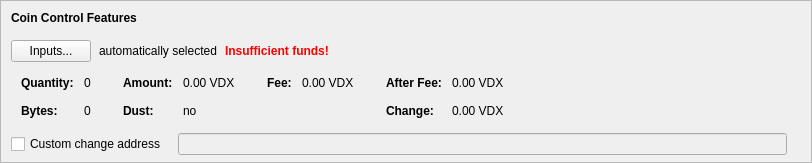
    <widget class="QFrame" name="frameCoinControl">
     <property name="sizePolicy">
      <sizepolicy hsizetype="Expanding" vsizetype="Expanding">
       <horstretch>0</horstretch>
       <verstretch>0</verstretch>
      </sizepolicy>
     </property>
     <property name="maximumSize">
      <size>
       <width>16777215</width>
       <height>16777215</height>
      </size>
     </property>
     <property name="frameShape">
      <enum>QFrame::StyledPanel</enum>
     </property>
     <property name="frameShadow">
      <enum>QFrame::Sunken</enum>
     </property>
     <layout class="QVBoxLayout" name="verticalLayoutCoinControl2">
      <property name="spacing">
       <number>0</number>
      </property>
      <property name="leftMargin">
       <number>0</number>
      </property>
      <property name="topMargin">
       <number>0</number>
      </property>
      <property name="rightMargin">
       <number>0</number>
      </property>
      <property name="bottomMargin">
       <number>6</number>
      </property>
      <item>
       <layout class="QVBoxLayout" name="verticalLayoutCoinControl" stretch="0,0,0,0,1">
        <property name="spacing">
         <number>0</number>
        </property>
        <property name="leftMargin">
         <number>10</number>
        </property>
        <property name="topMargin">
         <number>10</number>
        </property>
        <item>
         <layout class="QHBoxLayout" name="horizontalLayoutCoinControl1">
          <property name="bottomMargin">
           <number>15</number>
          </property>
          <item>
           <widget class="QLabel" name="labelCoinControlFeatures">
            <property name="sizePolicy">
             <sizepolicy hsizetype="Preferred" vsizetype="Maximum">
              <horstretch>0</horstretch>
              <verstretch>0</verstretch>
             </sizepolicy>
            </property>
            <property name="font">
             <font>
              <weight>75</weight>
              <bold>true</bold>
             </font>
            </property>
            <property name="styleSheet">
             <string notr="true">font-weight:bold;</string>
            </property>
            <property name="text">
             <string>Coin Control Features</string>
            </property>
           </widget>
          </item>
         </layout>
        </item>
        <item>
         <layout class="QHBoxLayout" name="horizontalLayoutCoinControl2" stretch="0,0,0,0">
          <property name="spacing">
           <number>8</number>
          </property>
          <property name="bottomMargin">
           <number>10</number>
          </property>
          <item>
           <widget class="QPushButton" name="pushButtonCoinControl">
            <property name="styleSheet">
             <string notr="true"/>
            </property>
            <property name="text">
             <string>Inputs...</string>
            </property>
            <property name="autoDefault">
             <bool>false</bool>
            </property>
           </widget>
          </item>
          <item>
           <widget class="QLabel" name="labelCoinControlAutomaticallySelected">
            <property name="text">
             <string>automatically selected</string>
            </property>
            <property name="margin">
             <number>5</number>
            </property>
           </widget>
          </item>
          <item>
           <widget class="QLabel" name="labelCoinControlInsuffFunds">
            <property name="font">
             <font>
              <weight>75</weight>
              <bold>true</bold>
             </font>
            </property>
            <property name="styleSheet">
             <string notr="true">color:red;font-weight:bold;</string>
            </property>
            <property name="text">
             <string>Insufficient funds!</string>
            </property>
            <property name="margin">
             <number>5</number>
            </property>
           </widget>
          </item>
          <item>
           <spacer name="horizontalSpacerCoinControl">
            <property name="orientation">
             <enum>Qt::Horizontal</enum>
            </property>
            <property name="sizeHint" stdset="0">
             <size>
              <width>40</width>
              <height>1</height>
             </size>
            </property>
           </spacer>
          </item>
         </layout>
        </item>
        <item>
         <widget class="QWidget" name="widgetCoinControl" native="true">
          <property name="sizePolicy">
           <sizepolicy hsizetype="Preferred" vsizetype="Preferred">
            <horstretch>0</horstretch>
            <verstretch>0</verstretch>
           </sizepolicy>
          </property>
          <property name="minimumSize">
           <size>
            <width>0</width>
            <height>0</height>
           </size>
          </property>
          <property name="styleSheet">
           <string notr="true"/>
          </property>
          <layout class="QHBoxLayout" name="horizontalLayoutCoinControl5">
           <property name="leftMargin">
            <number>0</number>
           </property>
           <property name="topMargin">
            <number>0</number>
           </property>
           <property name="rightMargin">
            <number>0</number>
           </property>
           <property name="bottomMargin">
            <number>0</number>
           </property>
           <item>
            <layout class="QHBoxLayout" name="horizontalLayoutCoinControl3" stretch="0,0,0,1">
             <property name="spacing">
              <number>20</number>
             </property>
             <property name="topMargin">
              <number>0</number>
             </property>
             <property name="bottomMargin">
              <number>10</number>
             </property>
             <item>
              <layout class="QFormLayout" name="formLayoutCoinControl1">
               <property name="horizontalSpacing">
                <number>10</number>
               </property>
               <property name="verticalSpacing">
                <number>14</number>
               </property>
               <property name="leftMargin">
                <number>10</number>
               </property>
               <property name="topMargin">
                <number>4</number>
               </property>
               <property name="rightMargin">
                <number>6</number>
               </property>
               <item row="0" column="0">
                <widget class="QLabel" name="labelCoinControlQuantityText">
                 <property name="font">
                  <font>
                   <weight>75</weight>
                   <bold>true</bold>
                  </font>
                 </property>
                 <property name="text">
                  <string>Quantity:</string>
                 </property>
                 <property name="margin">
                  <number>0</number>
                 </property>
                </widget>
               </item>
               <item row="0" column="1">
                <widget class="QLabel" name="labelCoinControlQuantity">
                 <property name="cursor">
                  <cursorShape>IBeamCursor</cursorShape>
                 </property>
                 <property name="contextMenuPolicy">
                  <enum>Qt::ActionsContextMenu</enum>
                 </property>
                 <property name="text">
                  <string notr="true">0</string>
                 </property>
                 <property name="margin">
                  <number>0</number>
                 </property>
                 <property name="textInteractionFlags">
                  <set>Qt::LinksAccessibleByMouse|Qt::TextSelectableByKeyboard|Qt::TextSelectableByMouse</set>
                 </property>
                </widget>
               </item>
               <item row="1" column="0">
                <widget class="QLabel" name="labelCoinControlBytesText">
                 <property name="font">
                  <font>
                   <weight>75</weight>
                   <bold>true</bold>
                  </font>
                 </property>
                 <property name="text">
                  <string>Bytes:</string>
                 </property>
                </widget>
               </item>
               <item row="1" column="1">
                <widget class="QLabel" name="labelCoinControlBytes">
                 <property name="cursor">
                  <cursorShape>IBeamCursor</cursorShape>
                 </property>
                 <property name="contextMenuPolicy">
                  <enum>Qt::ActionsContextMenu</enum>
                 </property>
                 <property name="text">
                  <string notr="true">0</string>
                 </property>
                 <property name="textInteractionFlags">
                  <set>Qt::LinksAccessibleByMouse|Qt::TextSelectableByKeyboard|Qt::TextSelectableByMouse</set>
                 </property>
                </widget>
               </item>
              </layout>
             </item>
             <item>
              <layout class="QFormLayout" name="formLayoutCoinControl2">
               <property name="horizontalSpacing">
                <number>10</number>
               </property>
               <property name="verticalSpacing">
                <number>14</number>
               </property>
               <property name="leftMargin">
                <number>6</number>
               </property>
               <property name="topMargin">
                <number>4</number>
               </property>
               <property name="rightMargin">
                <number>6</number>
               </property>
               <item row="0" column="0">
                <widget class="QLabel" name="labelCoinControlAmountText">
                 <property name="font">
                  <font>
                   <weight>75</weight>
                   <bold>true</bold>
                  </font>
                 </property>
                 <property name="text">
                  <string>Amount:</string>
                 </property>
                 <property name="margin">
                  <number>0</number>
                 </property>
                </widget>
               </item>
               <item row="0" column="1">
                <widget class="QLabel" name="labelCoinControlAmount">
                 <property name="cursor">
                  <cursorShape>IBeamCursor</cursorShape>
                 </property>
                 <property name="contextMenuPolicy">
                  <enum>Qt::ActionsContextMenu</enum>
                 </property>
                 <property name="text">
                  <string notr="true">0.00 VDX</string>
                 </property>
                 <property name="textInteractionFlags">
                  <set>Qt::LinksAccessibleByMouse|Qt::TextSelectableByKeyboard|Qt::TextSelectableByMouse</set>
                 </property>
                </widget>
               </item>
               <item row="1" column="0">
                <widget class="QLabel" name="labelCoinControlLowOutputText">
                 <property name="font">
                  <font>
                   <weight>75</weight>
                   <bold>true</bold>
                  </font>
                 </property>
                 <property name="text">
                  <string>Dust:</string>
                 </property>
                </widget>
               </item>
               <item row="1" column="1">
                <widget class="QLabel" name="labelCoinControlLowOutput">
                 <property name="cursor">
                  <cursorShape>IBeamCursor</cursorShape>
                 </property>
                 <property name="contextMenuPolicy">
                  <enum>Qt::ActionsContextMenu</enum>
                 </property>
                 <property name="text">
                  <string notr="true">no</string>
                 </property>
                 <property name="textInteractionFlags">
                  <set>Qt::LinksAccessibleByMouse|Qt::TextSelectableByKeyboard|Qt::TextSelectableByMouse</set>
                 </property>
                </widget>
               </item>
              </layout>
             </item>
             <item>
              <layout class="QFormLayout" name="formLayoutCoinControl3">
               <property name="horizontalSpacing">
                <number>10</number>
               </property>
               <property name="verticalSpacing">
                <number>14</number>
               </property>
               <property name="leftMargin">
                <number>6</number>
               </property>
               <property name="topMargin">
                <number>4</number>
               </property>
               <property name="rightMargin">
                <number>6</number>
               </property>
               <item row="0" column="0">
                <widget class="QLabel" name="labelCoinControlFeeText">
                 <property name="font">
                  <font>
                   <weight>75</weight>
                   <bold>true</bold>
                  </font>
                 </property>
                 <property name="text">
                  <string>Fee:</string>
                 </property>
                 <property name="margin">
                  <number>0</number>
                 </property>
                </widget>
               </item>
               <item row="0" column="1">
                <widget class="QLabel" name="labelCoinControlFee">
                 <property name="cursor">
                  <cursorShape>IBeamCursor</cursorShape>
                 </property>
                 <property name="contextMenuPolicy">
                  <enum>Qt::ActionsContextMenu</enum>
                 </property>
                 <property name="text">
                  <string notr="true">0.00 VDX</string>
                 </property>
                 <property name="textInteractionFlags">
                  <set>Qt::LinksAccessibleByMouse|Qt::TextSelectableByKeyboard|Qt::TextSelectableByMouse</set>
                 </property>
                </widget>
               </item>
             </layout>
             </item>
             <item>
              <layout class="QFormLayout" name="formLayoutCoinControl4">
               <property name="horizontalSpacing">
                <number>10</number>
               </property>
               <property name="verticalSpacing">
                <number>14</number>
               </property>
               <property name="leftMargin">
                <number>6</number>
               </property>
               <property name="topMargin">
                <number>4</number>
               </property>
               <property name="rightMargin">
                <number>6</number>
               </property>
               <item row="0" column="0">
                <widget class="QLabel" name="labelCoinControlAfterFeeText">
                 <property name="font">
                  <font>
                   <weight>75</weight>
                   <bold>true</bold>
                  </font>
                 </property>
                 <property name="text">
                  <string>After Fee:</string>
                 </property>
                 <property name="margin">
                  <number>0</number>
                 </property>
                </widget>
               </item>
               <item row="0" column="1">
                <widget class="QLabel" name="labelCoinControlAfterFee">
                 <property name="cursor">
                  <cursorShape>IBeamCursor</cursorShape>
                 </property>
                 <property name="contextMenuPolicy">
                  <enum>Qt::ActionsContextMenu</enum>
                 </property>
                 <property name="text">
                  <string notr="true">0.00 VDX</string>
                 </property>
                 <property name="textInteractionFlags">
                  <set>Qt::LinksAccessibleByMouse|Qt::TextSelectableByKeyboard|Qt::TextSelectableByMouse</set>
                 </property>
                </widget>
               </item>
               <item row="1" column="0">
                <widget class="QLabel" name="labelCoinControlChangeText">
                 <property name="font">
                  <font>
                   <weight>75</weight>
                   <bold>true</bold>
                  </font>
                 </property>
                 <property name="text">
                  <string>Change:</string>
                 </property>
                </widget>
               </item>
               <item row="1" column="1">
                <widget class="QLabel" name="labelCoinControlChange">
                 <property name="cursor">
                  <cursorShape>IBeamCursor</cursorShape>
                 </property>
                 <property name="contextMenuPolicy">
                  <enum>Qt::ActionsContextMenu</enum>
                 </property>
                 <property name="text">
                  <string notr="true">0.00 VDX</string>
                 </property>
                 <property name="textInteractionFlags">
                  <set>Qt::LinksAccessibleByMouse|Qt::TextSelectableByKeyboard|Qt::TextSelectableByMouse</set>
                 </property>
                </widget>
               </item>
              </layout>
             </item>
            </layout>
           </item>
          </layout>
         </widget>
        </item>
        <item>
         <layout class="QHBoxLayout" name="horizontalLayoutCoinControl4" stretch="0,0,0">
          <property name="spacing">
           <number>12</number>
          </property>
          <property name="sizeConstraint">
           <enum>QLayout::SetDefaultConstraint</enum>
          </property>
          <property name="topMargin">
           <number>5</number>
          </property>
          <property name="rightMargin">
           <number>5</number>
          </property>
          <item>
           <widget class="QCheckBox" name="checkBoxCoinControlChange">
            <property name="toolTip">
             <string>If this is activated, but the change address is empty or invalid, change will be sent to a newly generated address.</string>
            </property>
            <property name="text">
             <string>Custom change address</string>
            </property>
           </widget>
          </item>
          <item>
           <widget class="QValidatedLineEdit" name="lineEditCoinControlChange">
            <property name="enabled">
             <bool>false</bool>
            </property>
            <property name="sizePolicy">
             <sizepolicy hsizetype="Expanding" vsizetype="Fixed">
              <horstretch>0</horstretch>
              <verstretch>0</verstretch>
             </sizepolicy>
            </property>
           </widget>
          </item>
          <item>
           <widget class="QLabel" name="labelCoinControlChangeLabel">
            <property name="sizePolicy">
             <sizepolicy hsizetype="Preferred" vsizetype="Expanding">
              <horstretch>0</horstretch>
              <verstretch>0</verstretch>
             </sizepolicy>
            </property>
            <property name="minimumSize">
             <size>
              <width>0</width>
              <height>0</height>
             </size>
            </property>
            <property name="text">
             <string/>
            </property>
            <property name="margin">
             <number>3</number>
            </property>
           </widget>
          </item>
         </layout>
        </item>
        <item>
         <spacer name="verticalSpacerCoinControl">
          <property name="orientation">
           <enum>Qt::Vertical</enum>
          </property>
          <property name="sizeHint" stdset="0">
           <size>
            <width>800</width>
            <height>1</height>
           </size>
          </property>
         </spacer>
        </item>
       </layout>
      </item>
     </layout>
    </widget>
